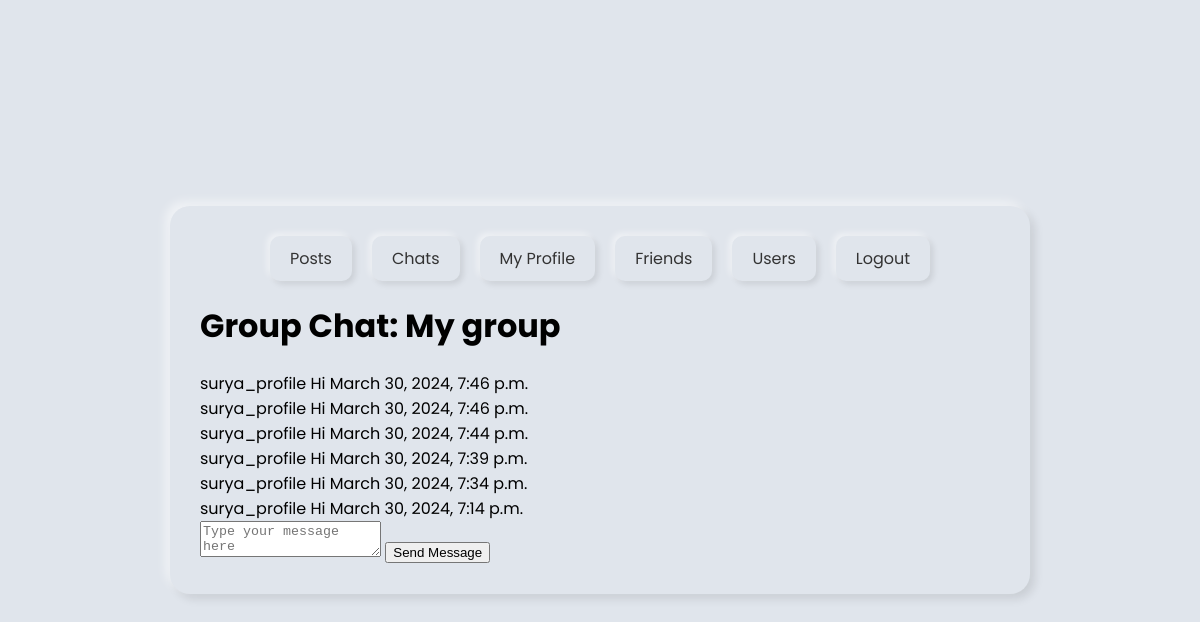
The app's page /messages/group_chat/2 (signed in) with its own data.
### inst_messages/models.py (models this page shows, shortened)
class Group(models.Model):
    name = models.CharField(max_length=100)
    members = models.ManyToManyField(Profile, related_name='groups')
    created_by = models.ForeignKey(Profile, related_name='created_groups', on_delete=models.CASCADE)
    created_at = models.DateTimeField(auto_now_add=True)

class Message(models.Model):
    sender = models.ForeignKey(Profile, related_name='sent_messages', on_delete=models.CASCADE)
    recipients = models.ManyToManyField(Profile, related_name='received_messages')
    content = models.TextField()
    timestamp = models.DateTimeField(default=timezone.now)
    is_read = models.BooleanField(default=False)

### inst_profile/models.py (models this page shows, shortened)
class Profile(models.Model):
    user = models.OneToOneField(User, on_delete=models.CASCADE)
    username = models.CharField(max_length=50, unique=True)
    date_of_birth = models.DateField(null=True,blank=True)
    photo = models.ImageField(upload_to='profile_photos', null=True, blank=True)
    friends = models.ManyToManyField('self', blank=True, symmetrical=False)

### inst_messages/views.py (the view)
# urls.py: path('group_chat/<group_id>', views.group_chat, name="group_chat")
@login_required
def group_chat(request, group_id):
    group = get_object_or_404(Group, id=group_id)
    messages = Message.objects.filter(
        recipients__in=group.members.all()
    ).order_by('-timestamp')
    return render(request, 'group_chat.html', {
        'group': group,
        'messages': messages
    })

### templates/group_chat.html (shortened to what this page needs)
{% extends 'base.html' %}
{% block content %}
  <h1>Group Chat: {{ group.name }}</h1>
  {% for message in messages %}
    <div class="message {% if message.sender == request.user.profile %}sent{% else %}received{% endif %}">
      <span class="sender">{{ message.sender.username }}</span>
      <span class="content">{{ message.content }}</span>
      <span class="timestamp">{{ message.timestamp }}</span>
    </div>
  {% endfor %}
  <form method="post" action="{% url 'send_message' %}">
    <textarea name="content" placeholder="Type your message here"></textarea>
    <button type="submit">Send Message</button>
  </form>
{% endblock %}

### templates/base.html (style rules this page uses)
body { background-color: #e0e5ec; font-family: 'Poppins', sans-serif; display: flex; justify-content: center; align-items: center; height: 100vh; margin: 0; }

### records on screen
Group: name "My group"
Message: sender.username "surya_profile", content "Hi", timestamp "March 30, 2024, 7:46 p.m."
Message: sender.username "surya_profile", content "Hi", timestamp "March 30, 2024, 7:46 p.m."
Message: sender.username "surya_profile", content "Hi", timestamp "March 30, 2024, 7:44 p.m."
Message: sender.username "surya_profile", content "Hi", timestamp "March 30, 2024, 7:39 p.m."
Message: sender.username "surya_profile", content "Hi", timestamp "March 30, 2024, 7:34 p.m."
Message: sender.username "surya_profile", content "Hi", timestamp "March 30, 2024, 7:14 p.m."
